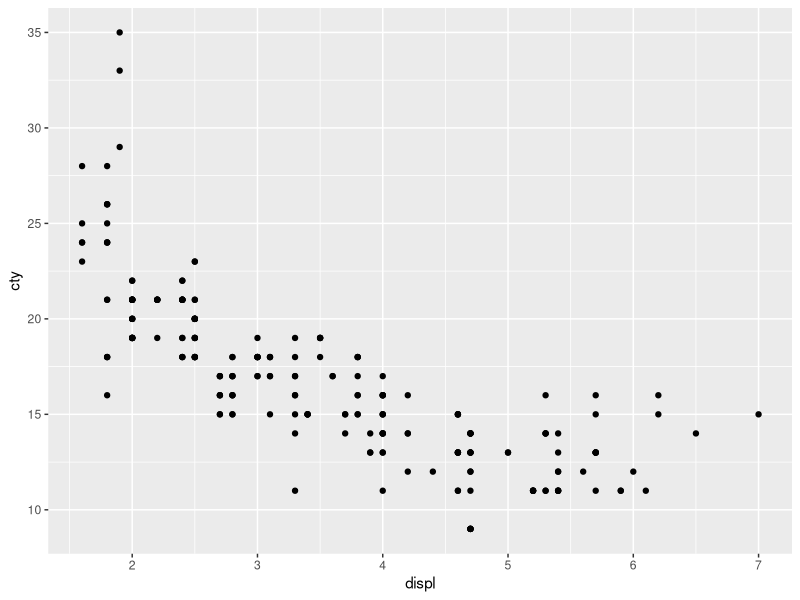
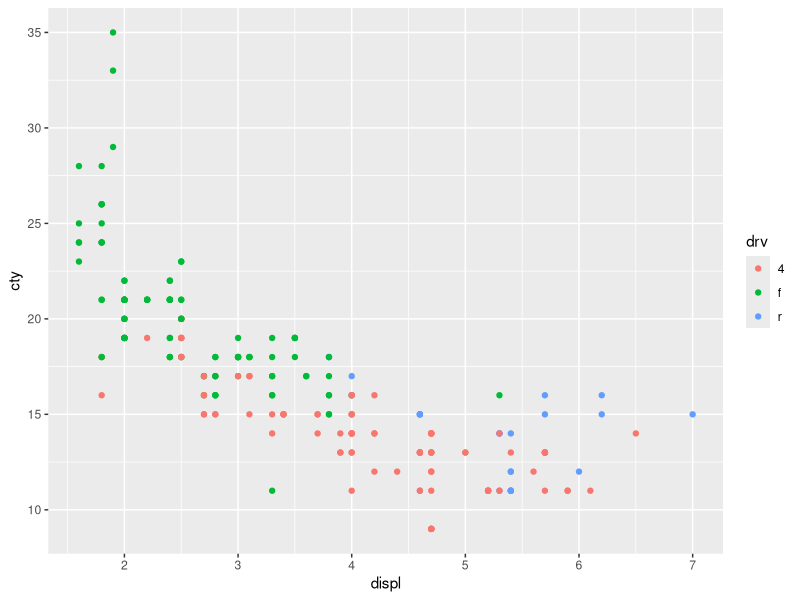
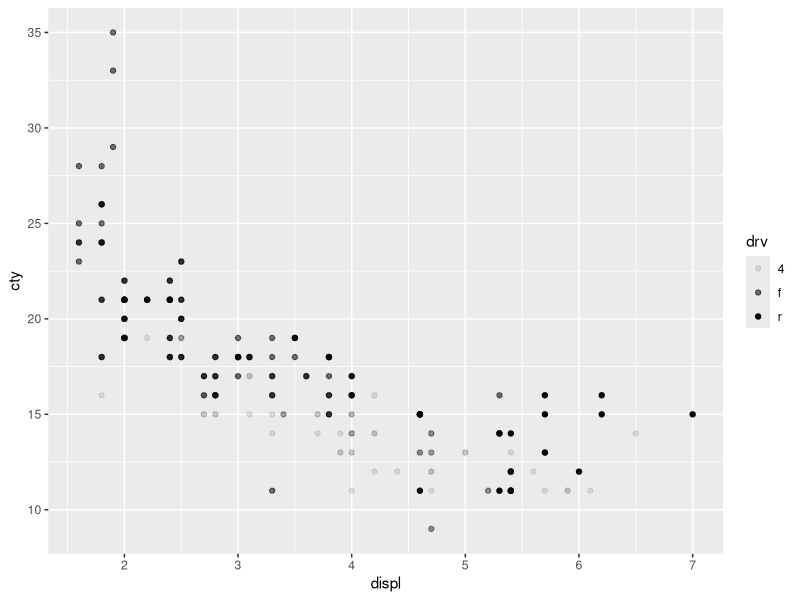
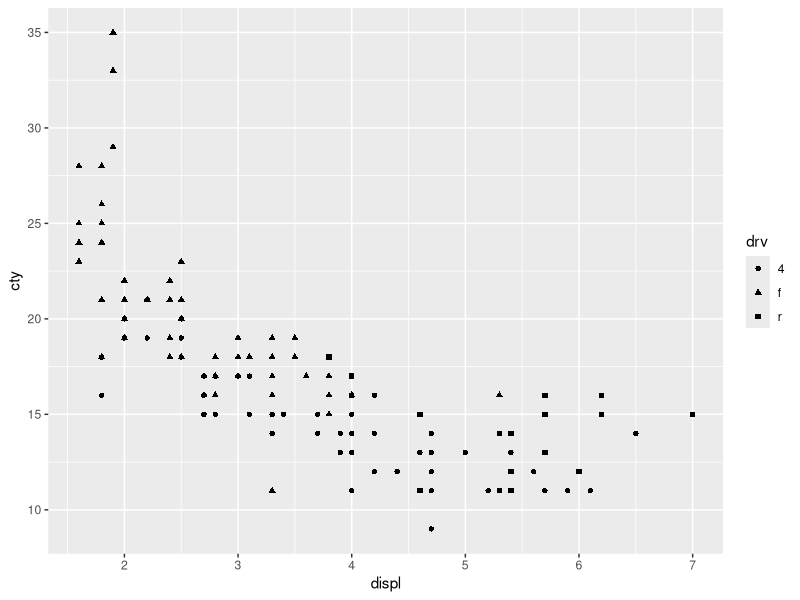
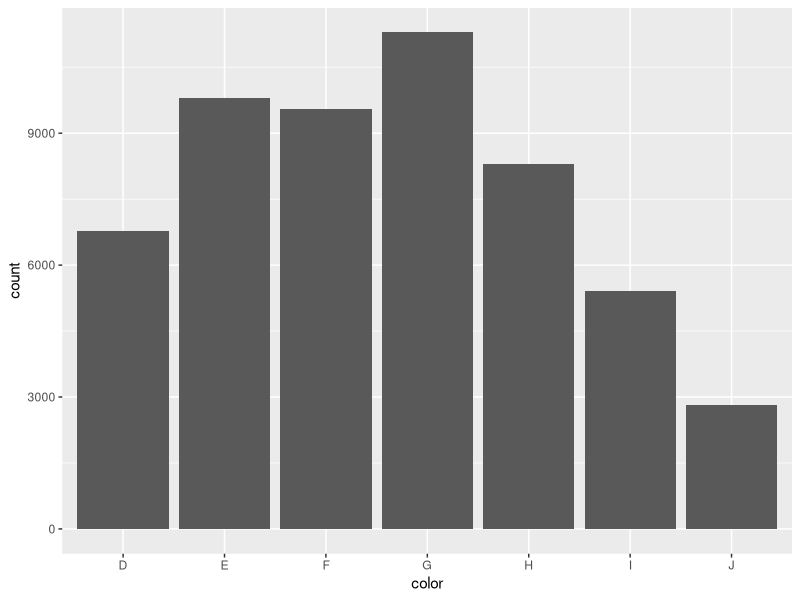
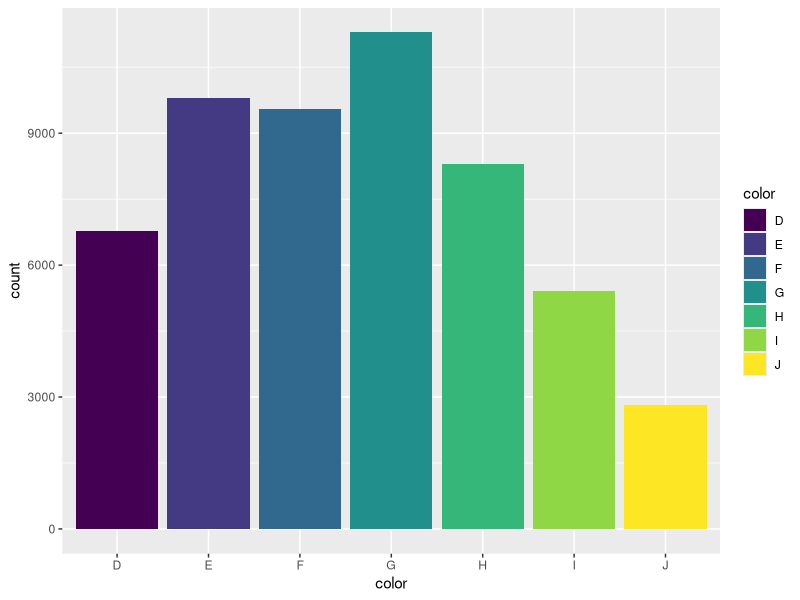
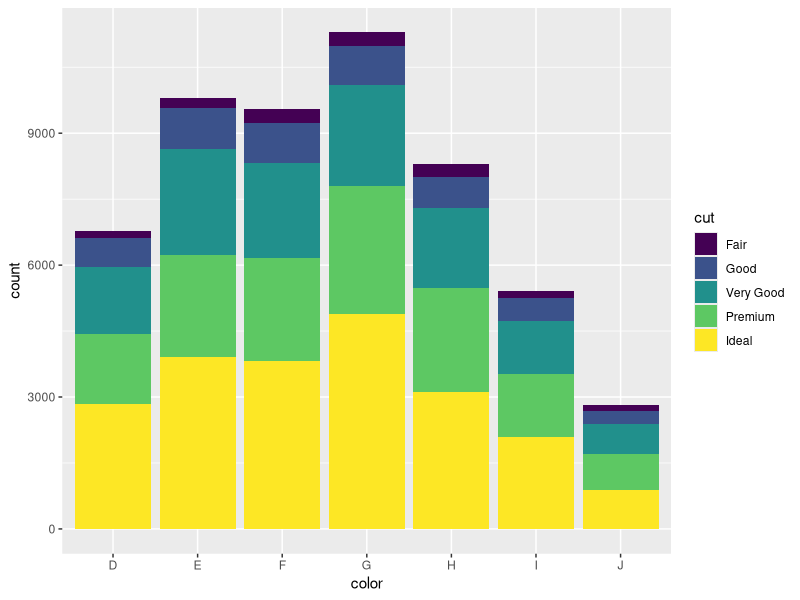
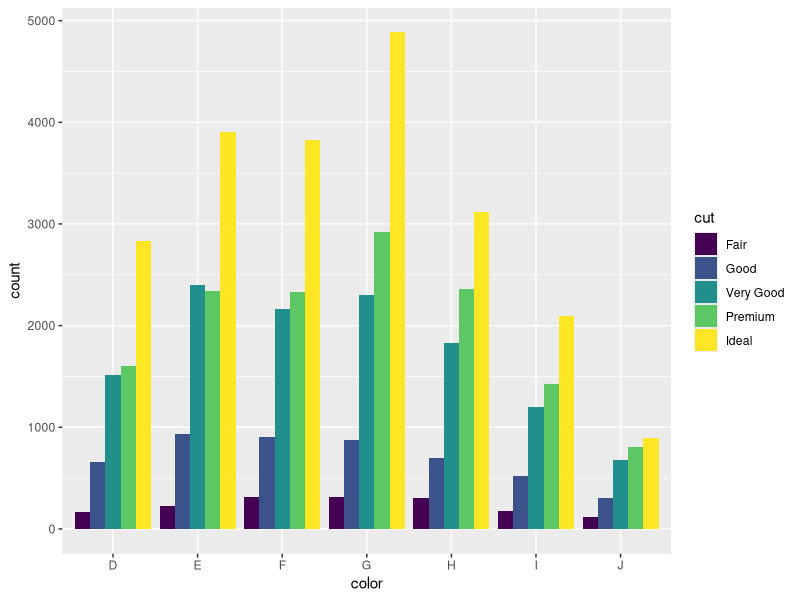

Generate these figures, in order, with R:
## ---- chunk 1
knitr::opts_chunk$set(echo = TRUE)
## ---- chunk 2
library(ggplot2)
## ---- chunk 3
mpg
## ---- chunk 4
ggplot(data = mpg) + 
  geom_point(mapping = aes(x = displ, y = cty))
## ---- chunk 5
ggplot(data = mpg) + 
  geom_point(mapping = aes(x = displ, y = cty, colour = drv))
## ---- chunk 6
ggplot(data = mpg) + 
  geom_point(mapping = aes(x = displ, y = cty, alpha = drv))
## ---- chunk 7
ggplot(data = mpg) + 
  geom_point(mapping = aes(x = displ, y = cty, shape = drv))
## ---- chunk 8
diamonds
## ---- chunk 9
ggplot(data = diamonds) + 
  geom_bar(mapping = aes(x = color))
## ---- chunk 10
ggplot(data = diamonds) + 
  geom_bar(mapping = aes(x = color, fill = color))
## ---- chunk 11
ggplot(data = diamonds) + 
  geom_bar(mapping = aes(x = color, fill = cut))
## ---- chunk 12
ggplot(data = diamonds) + 
  geom_bar(mapping = aes(x = color, fill = cut), position = "dodge")
## ---- chunk 13
ggplot(diamonds, aes(price)) +
  geom_histogram(binwidth = 250)
## ---- chunk 14
ggplot(diamonds, aes(price, fill = color)) +
  geom_histogram(binwidth = 1000)
## ---- chunk 15
ggplot(data = mpg, mapping = aes(x = drv, y = cty)) + 
  geom_boxplot()
## ---- chunk 16
ggplot(data = mpg, mapping = aes(x = drv, y = cty, fill= drv)) + 
  geom_boxplot()
## ---- chunk 17
ggplot(data = mpg, mapping = aes(x = drv, y = cty, fill= drv)) + 
  geom_boxplot()+ theme(legend.position="none")
